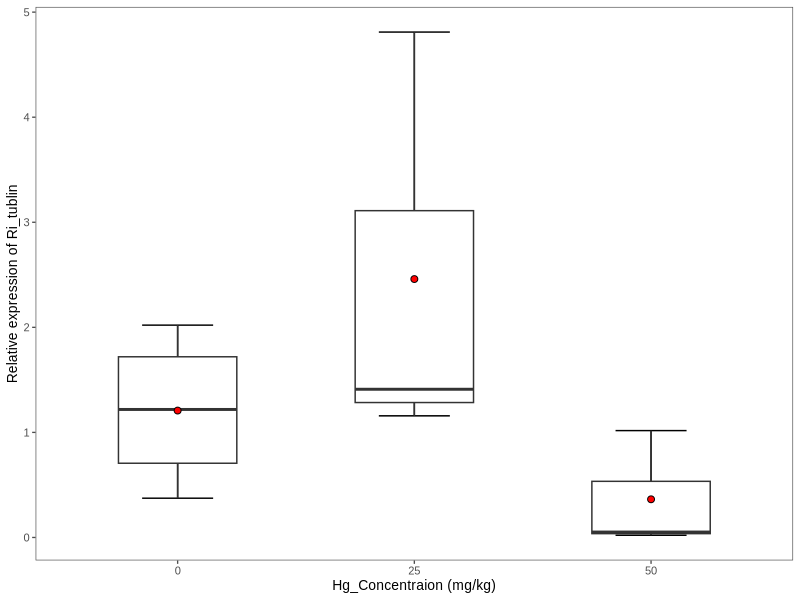
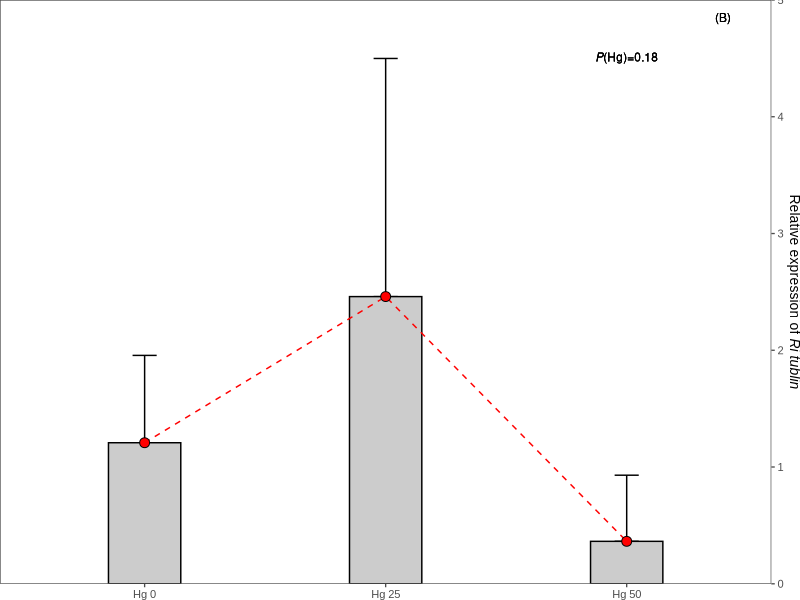
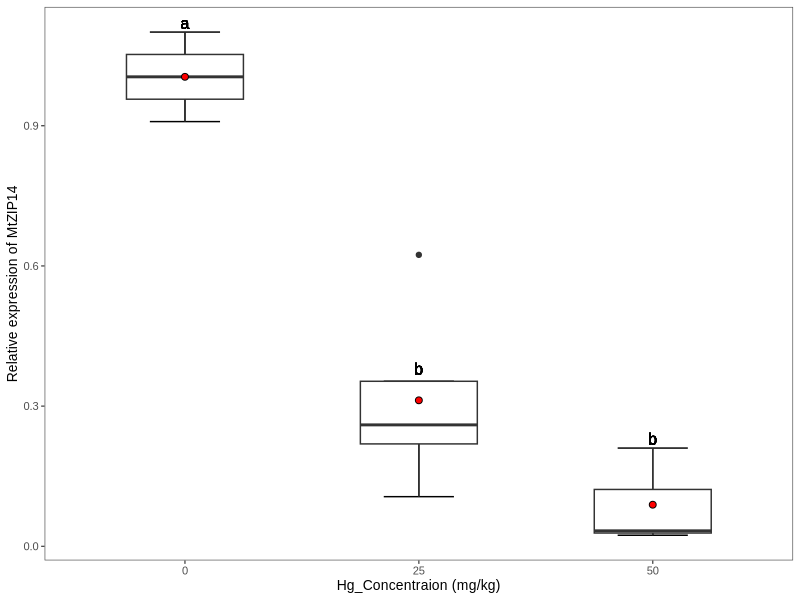
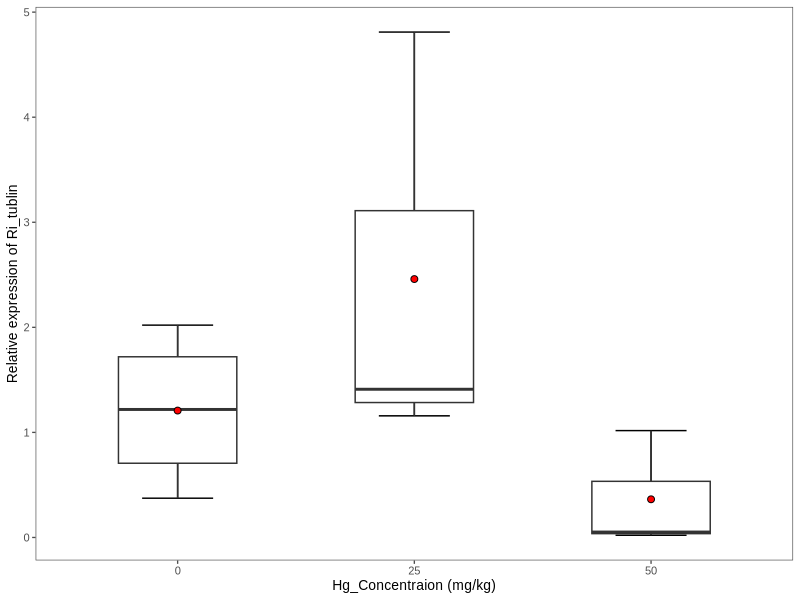
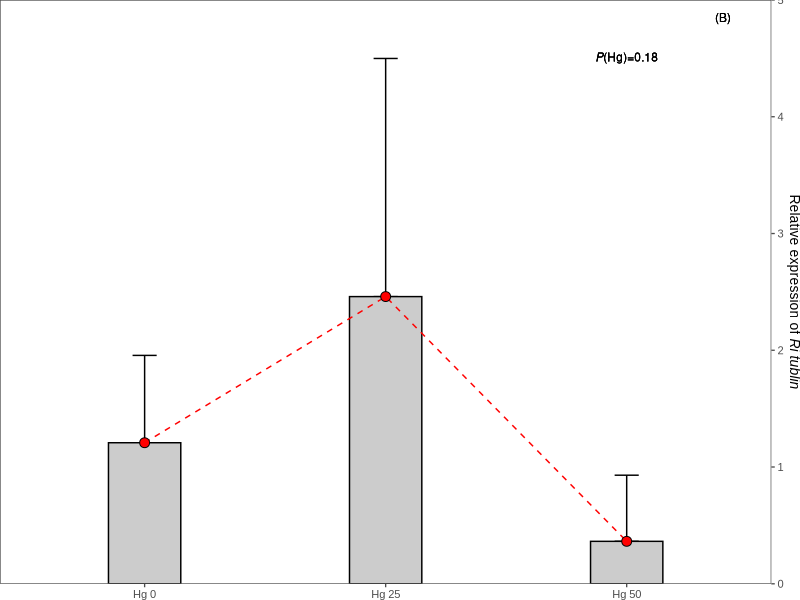
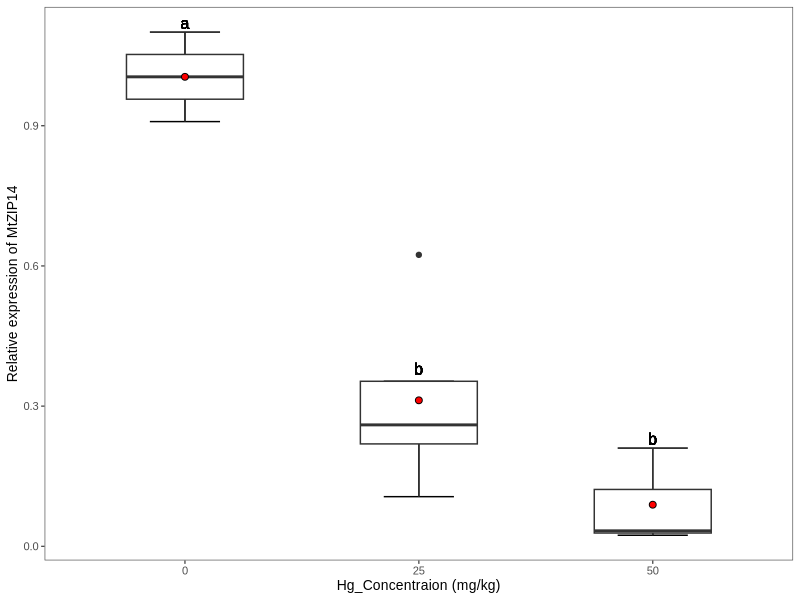

R code for these plots, in order: (Note: this script raises an error after producing the figures.)
library(tidyverse)
library(ggplot2)
library(ggthemes)
library(multcompView)
library(ggtext)
Ri_gene <- readxl::read_xlsx("Targetgene_figure_O_delete_R.xlsx",na="NA")
Ri_gene 
Ri_gene$Hg <- as.factor(Ri_gene$Hg)
#ri_tublin
car::leveneTest(Ri_tublin ~ Hg, data=Ri_gene)
shapiro.test(Ri_gene$Ri_tublin)# p-value = 0.0005901
m_ri_tublin <- aov(Ri_tublin ~ Hg, data=Ri_gene)
car::Anova(m_ri_tublin,type="III")
shapiro.test(residuals(m_ri_tublin))#p=0.16
tukey.ri_tublin <- TukeyHSD(m_ri_tublin)
multcompLetters4(m_ri_tublin,tukey.ri_tublin)

P_ri_tublin<- ggplot(Ri_gene,aes(x=Hg, y=Ri_tublin))+
  stat_boxplot(geom = "errorbar",width=0.3)+
  geom_boxplot(width=0.5)+
  labs(x="Hg_Concentraion (mg/kg)",y="Relative expression of Ri_tublin")+
  theme_few(base_size = 10,base_family = "Arial")
P_ri_tublin <- P_ri_tublin+stat_summary(fun = mean,geom = "point",shape=21,size=2,fill="red")
P_ri_tublin
ggsave("Ri_tublin_geneexpressionration_boxplot.tiff",width = 5,height = 4)
ri_tublin <- Ri_gene %>%
  group_by(Hg)%>%
  summarise(mean_tublin=mean(Ri_tublin,na.rm = T),sd_tublin=sd(Ri_tublin,na.rm = T))
P_ri_tublin<- ggplot(ri_tublin,aes(x=Hg, ymin=mean_tublin,ymax=mean_tublin+sd_tublin))+
  geom_errorbar(aes(x=Hg,y=mean_tublin),width=0.1)+
  geom_bar(aes(x=Hg, y=mean_tublin),stat = "identity",fill="grey80",color="black",width = 0.3)+
  geom_line(aes(x=Hg, y=mean_tublin),group=1,color="Red",linetype=2)+
  geom_point(aes(x=Hg, y=mean_tublin),fill="red",shape=21,size=3)+
  labs(y="Relative expression of *Ri tublin*")+
  geom_text(x=3.4,y=4.85,label="(B)",size=3)+
  geom_richtext(x=3,y=4.5,label="*P*(Hg)=0.18",fill=NA,label.color=NA,size=3)+
  theme_few(base_size = 10,base_family = "Arial")+
  theme(plot.margin = margin(0,0,0,0,"pt"),
    axis.title.x = element_blank(),axis.title.y.right = element_markdown())+
  scale_y_continuous(expand = c(0,0),limits = c(0,5),position = "right")+
  scale_x_discrete(breaks=c("0","25","50"),labels=c("Hg 0","Hg 25","Hg 50"))
P_ri_tublin  
ggsave("Ri_tublin_geneexpressionration_barwithlineplot.tiff",width = 5,height = 4)

#MtZIP14
car::leveneTest(MtZIP14 ~ Hg, data=Ri_gene)#p=0.8
shapiro.test(Ri_gene$MtZIP14)#p-value = 0.07
Aov_MtZIP14 <- aov(MtZIP14 ~ Hg, data=Ri_gene)
car::Anova(Aov_MtZIP14,type="III")
shapiro.test(residuals(Aov_MtZIP14))#p=0.228
Tukey_MtZIP14 <- TukeyHSD(Aov_MtZIP14)
cld_MtZIP14 <- multcompLetters4(Aov_MtZIP14, Tukey_MtZIP14)
cld_MtZIP14
pairwise.wilcox.test(Ri_gene$MtZIP14,Ri_gene$Hg,p.adjust.method = "holm")
P_MtZIP14<- ggplot(Ri_gene,aes(x=Hg, y=MtZIP14))+
  stat_boxplot(geom = "errorbar",width=0.3)+
  geom_boxplot(width=0.5)+
  labs(x="Hg_Concentraion (mg/kg)",y="Relative expression of MtZIP14")+
  geom_text(x=1,y=1.12,label = "a",size=4,family="Arial")+
  geom_text(x=2,y=0.38,label = "b",size=4,family="Arial")+
  geom_text(x=3,y=0.23,label = "b",size=4,family="Arial")+
  theme_few(base_size = 10,base_family = "Arial")
P_MtZIP14+stat_summary(fun = mean,geom = "point",shape=21,size=2,fill="red")
ggsave("MtZIP14_geneexpressionration.tiff",width = 5,height = 4)
detach(package:plyr)
ri_MtZIP14 <- Ri_gene %>%
  group_by(Hg)%>%
  summarise(mean_MtZIP14=mean(MtZIP14,na.rm = T),sd_MtZIP14=sd(MtZIP14,na.rm = T))
P_ri_MtZIP14<- ggplot(ri_MtZIP14,aes(x=Hg, ymin=mean_MtZIP14,ymax=mean_MtZIP14+sd_MtZIP14))+
  geom_errorbar(aes(x=Hg,y=mean_MtZIP14),width=0.1)+
  geom_bar(aes(x=Hg, y=mean_MtZIP14),stat = "identity",fill="grey90",color="black",width = 0.5)+
  #geom_line(aes(x=Hg, y=mean_MtZIP14),group=1,color="Red",linetype=2)+
  #geom_point(aes(x=Hg, y=mean_MtZIP14),fill="red",shape=21,size=3)+
  labs(y="Relative expression of MtZIP14")+
  theme_few(base_size = 10,base_family = "Arial")+
  theme(aspect.ratio = 1,axis.title.x = element_blank())+
  scale_y_continuous(expand = c(0,0),limits = c(0,1.3))+
  geom_text(x=1,y=1.17,label="b")+
  geom_text(x=2,y=0.56,label="a")+
  geom_text(x=3,y=0.22,label="a")+
  scale_x_discrete(breaks=c("0","25","50"),labels=c("Hg 0","Hg 25","Hg 50"))
P_ri_MtZIP14  
ggsave("MtZIP14_geneexpressionration_bw.tiff",width = 5,height = 4)
#MtPT4
car::leveneTest(MtPT4 ~ Hg, data=Ri_gene)#p=0.1757
shapiro.test(Ri_gene$MtPT4)# p-value = 0.2139
# MtPT4_data <- Ri_gene %>%
#   select(c(4,6)) %>%
#   group_by(Hg) %>%
#   summarise_all(funs(mean,sd),na.rm=T)
m_MtPT4 <- aov(MtPT4 ~ Hg, data = Ri_gene)
car::Anova(m_MtPT4,type="III")
TukeyHSD(m_MtPT4)
P_MtPT4<- ggplot(Ri_gene,aes(x=Hg, y=MtPT4))+
  stat_boxplot(geom = "errorbar",width=0.3)+
  geom_boxplot(width=0.5)+
  labs(x="Hg_Concentraion (mg/kg)",y="Relative expression of MtPT4")+
  theme_few(base_size = 10,base_family = "Arial")
P_MtPT4+stat_summary(fun = mean,geom = "point",shape=21,size=2,fill="red")
ggsave("MtPT4_geneexpressionration.tiff",width = 5,height = 4)

ri_MtPT4 <- Ri_gene %>%
  group_by(Hg)%>%
  summarise(mean_MtPT4=mean(MtPT4,na.rm = T),sd_MtPT4=sd(MtPT4,na.rm = T))

P_ri_MtPT4<- ggplot(ri_MtPT4,aes(x=Hg, ymin=mean_MtPT4,ymax=mean_MtPT4+sd_MtPT4))+
  geom_errorbar(aes(x=Hg,y=mean_MtPT4),width=0.1)+
  geom_bar(aes(x=Hg, y=mean_MtPT4),stat = "identity",fill="grey90",color="black",width = 0.5)+
  #geom_line(aes(x=Hg, y=mean_MtZIP14),group=1,color="Red",linetype=2)+
  #geom_point(aes(x=Hg, y=mean_MtZIP14),fill="red",shape=21,size=3)+
  labs(y="Relative expression of MtPT4")+
  theme_few(base_size = 10,base_family = "Arial")+
  theme(aspect.ratio = 1,axis.title.x = element_blank())+
  scale_y_continuous(expand = c(0,0),limits = c(0,1.8))+
  scale_x_discrete(breaks=c("0","25","50"),labels=c("Hg 0","Hg 25","Hg 50"))
P_ri_MtPT4  
ggsave("MtPT4_geneexpressionration_bw.tiff",width = 5,height = 4)


##using the following code could get thr correclation, but none of them have significant correclation
library("ggpubr")
ggscatter(Ri_gene, x = "MtPT4", y = "MtZIP14", 
          add = "reg.line", conf.int = TRUE, 
          cor.coef = TRUE, cor.method = "pearson",
          xlab = "", ylab = "")
#colonization
Colonization <- readxl::read_xlsx("Colonization_AMF_R.xlsx",na="NA")
Colonization
Colonization$Hg <- as.factor(Colonization$Hg)
#comapre each with zero
with(Colonization,shapiro.test(Percent[Hg=="0"]))
with(Colonization,shapiro.test(Percent[Hg=="25"]))
with(Colonization,shapiro.test(Percent[Hg=="50"]))
data1 <- Colonization %>%
  filter(Hg=="0"|Hg=="25")
var.test(Percent ~ Hg,data = data1)
data2 <- Colonization %>%
  filter(Hg=="0"|Hg=="50")
var.test(Percent ~ Hg,data = data2)
res1 <- t.test(Percent ~ Hg,data = data1)
res1
res2 <- t.test(Percent ~ Hg,data = data2)
res2

car::leveneTest(Percent ~ Hg, data=Colonization)#p=0.795
shapiro.test(Colonization$Percent)#0.612
aov_colonization <- aov(Percent ~ Hg, data=Colonization)
car::Anova(aov_colonization,type="III")
shapiro.test(residuals(aov_colonization))
Tukey_colonization <- TukeyHSD(aov_colonization)
cld_colonization <- multcompLetters4(aov_colonization, Tukey_colonization)
P_colonization <- ggplot(Colonization,aes(x=Hg, y=Percent))+
  stat_boxplot(geom = "errorbar",width=0.3)+
  geom_boxplot(width=0.5)+
  labs(x="Hg_Concentraion (mg/kg)",y="Mycorrhizal Colonization (%)")+
  geom_text(x=1,y=59,label = "ab",size=4,family="Arial")+
  geom_text(x=2,y=58,label = "a",size=4,family="Arial")+
  geom_text(x=3,y=38,label = "b",size=4,family="Arial")+
  theme_few(base_size = 10,base_family = "Arial")
P_colonization <- P_colonization+stat_summary(fun = mean,geom = "point",shape=21,size=2,fill="red")
P_colonization
ggsave("AMF_colonization.tiff",width = 5,height = 4)
ggarrange(P_colonization,P_ri_tublin,labels = c("a","b"))
ggsave("P_AMF_colonization_ritublin .tiff",width = 8,height = 4)
colonization <-Colonization %>%
  group_by(Hg)%>%
  summarise(mean_colonization=mean(Percent,na.rm = T),sd=sd(Percent,na.rm = T))
P_colonization<- ggplot(colonization,aes(x=Hg, y=mean_colonization))+
  geom_errorbar(aes(x=Hg,ymin=mean_colonization-sd-0.1,ymax=mean_colonization+sd+0.1),width=0.1)+
  geom_bar(aes(x=Hg, y=mean_colonization),stat = "identity",fill="grey80",color="black",width = 0.3)+
  geom_line(aes(x=Hg, y=mean_colonization),group=1,color="Red",linetype=2)+
  geom_point(fill="red",shape=21,size=3)+
  geom_richtext(x=3,y=72,label="*P*(Hg)=0.03",fill=NA,label.color=NA,size=3)+
  labs(y="Mycorrhizal colonization (%)")+
  geom_text(aes(x=Hg,y=mean_colonization+sd+1.5,label =c("ab","a","b")))+
  theme_few(base_size = 10,base_family = "Arial")+
  theme(aspect.ratio = 1,
        plot.margin = margin(0,0,0,0,unit = "pt"),
        axis.title.x = element_blank())+
  geom_text(x=3.4,y=78,label="(A)",size=3)+
  scale_y_continuous(expand = c(0,0),limits = c(0,80))+
  scale_x_discrete(breaks=c("0","25","50"),labels=c("Hg 0","Hg 25","Hg 50"))
P_colonization 
ggsave("AMF_colonization_barwithlineplot.tiff",width = 5,height = 4)
library(patchwork)
P_colonization|P_ri_tublin
ggsave("P_colonization_ri_tublin.tiff",width=8,height = 6)
